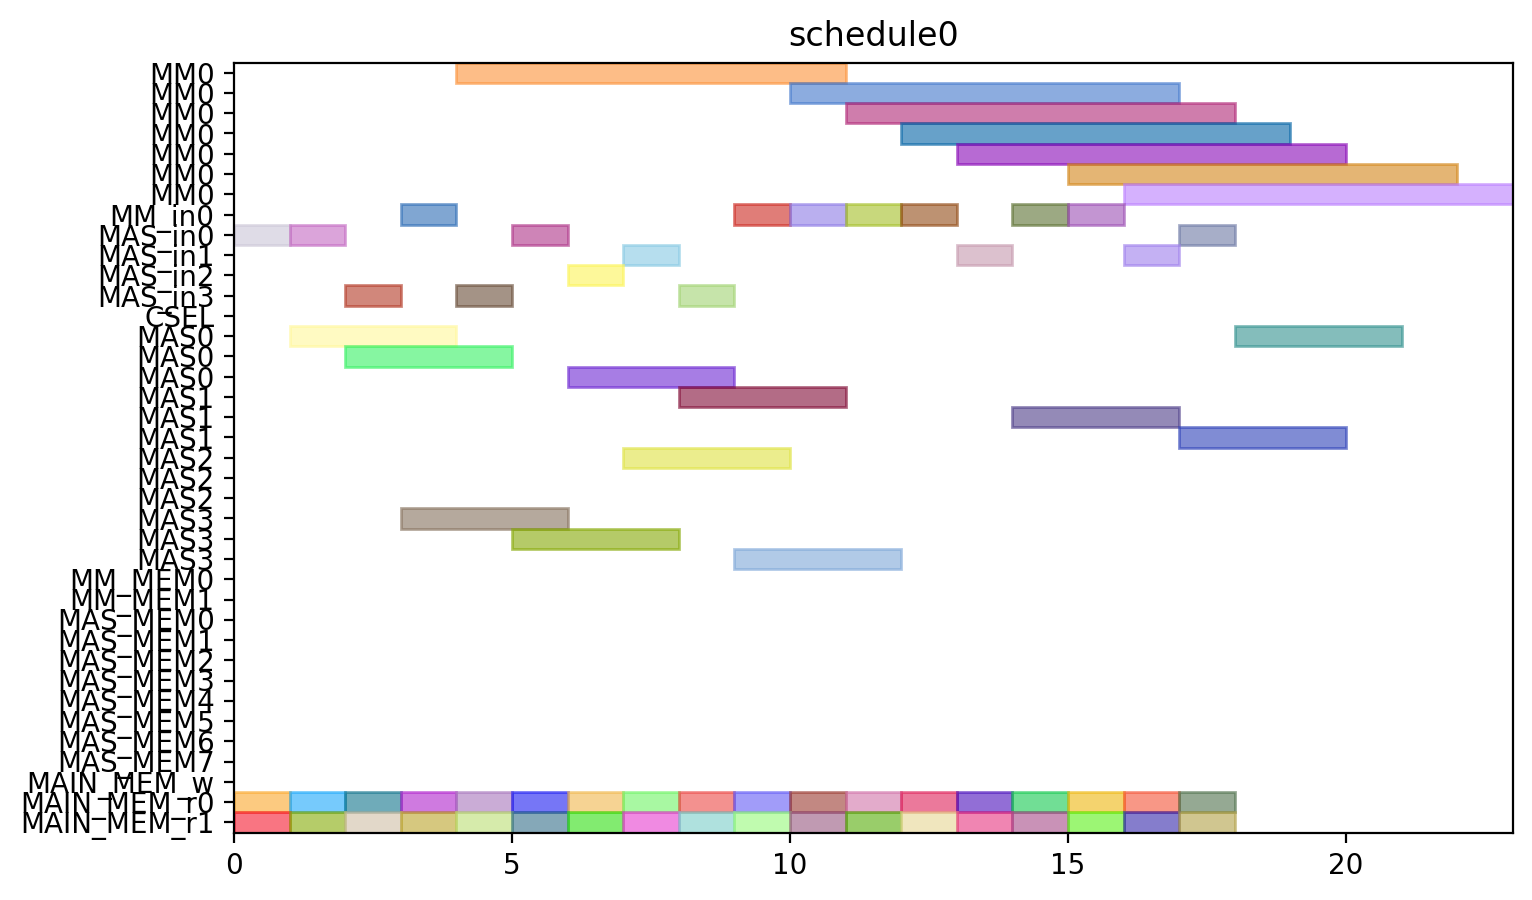

Write Python code to recreate this figure.
from pyschedule import Scenario, solvers, plotters, alt


def solve():
	horizon = 120
	S = Scenario("schedule0", horizon=horizon)

	# resource
	MM = S.Resources('MM', num=1, size=7)
	MM_in = S.Resources('MM_in', num=1)
	MAS_in = S.Resources('MAS_in', num=4)
	CSEL = S.Resource('CSEL')
	MAS = S.Resources('MAS', num=4, size=3, periods=range(1, horizon))
	MM_MEM = S.Resources('MM_MEM', num=2)
	MAS_MEM = S.Resources('MAS_MEM', num=8)
	MAIN_MEM_w = S.Resource('MAIN_MEM_w', size=1)
	MAIN_MEM_r = S.Resources('MAIN_MEM_r', num=2)

	# result of previous scheduling

	# new tasks
	t0_t0 = S.Task('t0_t0', length=3, delay_cost=1)
	t0_t0 += alt(MAS)
	t0_t0_in = S.Task('t0_t0_in', length=1, delay_cost=1)
	t0_t0_in += alt(MAS_in)
	S += t0_t0_in*MAS_in[0]<=t0_t0*MAS[0]

	S += t0_t0_in*MAS_in[1]<=t0_t0*MAS[1]

	S += t0_t0_in*MAS_in[2]<=t0_t0*MAS[2]

	S += t0_t0_in*MAS_in[3]<=t0_t0*MAS[3]

	t0_t0_mem0 = S.Task('t0_t0_mem0', length=1, delay_cost=1)
	t0_t0_mem0 += MAIN_MEM_r[0]
	S += t0_t0_mem0 <= t0_t0

	t0_t0_mem1 = S.Task('t0_t0_mem1', length=1, delay_cost=1)
	t0_t0_mem1 += MAIN_MEM_r[1]
	S += t0_t0_mem1 <= t0_t0

	t0_t1 = S.Task('t0_t1', length=3, delay_cost=1)
	t0_t1 += alt(MAS)
	t0_t1_in = S.Task('t0_t1_in', length=1, delay_cost=1)
	t0_t1_in += alt(MAS_in)
	S += t0_t1_in*MAS_in[0]<=t0_t1*MAS[0]

	S += t0_t1_in*MAS_in[1]<=t0_t1*MAS[1]

	S += t0_t1_in*MAS_in[2]<=t0_t1*MAS[2]

	S += t0_t1_in*MAS_in[3]<=t0_t1*MAS[3]

	t0_t1_mem0 = S.Task('t0_t1_mem0', length=1, delay_cost=1)
	t0_t1_mem0 += MAIN_MEM_r[0]
	S += t0_t1_mem0 <= t0_t1

	t0_t1_mem1 = S.Task('t0_t1_mem1', length=1, delay_cost=1)
	t0_t1_mem1 += MAIN_MEM_r[1]
	S += t0_t1_mem1 <= t0_t1

	t0_t3 = S.Task('t0_t3', length=7, delay_cost=1)
	t0_t3 += alt(MM)
	t0_t3_in = S.Task('t0_t3_in', length=1, delay_cost=1)
	t0_t3_in += alt(MM_in)
	S += t0_t3_in*MM_in[0]<=t0_t3*MM[0]
	t0_t3_mem0 = S.Task('t0_t3_mem0', length=1, delay_cost=1)
	t0_t3_mem0 += MAIN_MEM_r[0]
	S += t0_t3_mem0 <= t0_t3

	t0_t3_mem1 = S.Task('t0_t3_mem1', length=1, delay_cost=1)
	t0_t3_mem1 += MAIN_MEM_r[1]
	S += t0_t3_mem1 <= t0_t3

	t1_t0 = S.Task('t1_t0', length=3, delay_cost=1)
	t1_t0 += alt(MAS)
	t1_t0_in = S.Task('t1_t0_in', length=1, delay_cost=1)
	t1_t0_in += alt(MAS_in)
	S += t1_t0_in*MAS_in[0]<=t1_t0*MAS[0]

	S += t1_t0_in*MAS_in[1]<=t1_t0*MAS[1]

	S += t1_t0_in*MAS_in[2]<=t1_t0*MAS[2]

	S += t1_t0_in*MAS_in[3]<=t1_t0*MAS[3]

	t1_t0_mem0 = S.Task('t1_t0_mem0', length=1, delay_cost=1)
	t1_t0_mem0 += MAIN_MEM_r[0]
	S += t1_t0_mem0 <= t1_t0

	t1_t0_mem1 = S.Task('t1_t0_mem1', length=1, delay_cost=1)
	t1_t0_mem1 += MAIN_MEM_r[1]
	S += t1_t0_mem1 <= t1_t0

	t1_t1 = S.Task('t1_t1', length=3, delay_cost=1)
	t1_t1 += alt(MAS)
	t1_t1_in = S.Task('t1_t1_in', length=1, delay_cost=1)
	t1_t1_in += alt(MAS_in)
	S += t1_t1_in*MAS_in[0]<=t1_t1*MAS[0]

	S += t1_t1_in*MAS_in[1]<=t1_t1*MAS[1]

	S += t1_t1_in*MAS_in[2]<=t1_t1*MAS[2]

	S += t1_t1_in*MAS_in[3]<=t1_t1*MAS[3]

	t1_t1_mem0 = S.Task('t1_t1_mem0', length=1, delay_cost=1)
	t1_t1_mem0 += MAIN_MEM_r[0]
	S += t1_t1_mem0 <= t1_t1

	t1_t1_mem1 = S.Task('t1_t1_mem1', length=1, delay_cost=1)
	t1_t1_mem1 += MAIN_MEM_r[1]
	S += t1_t1_mem1 <= t1_t1

	t1_t3 = S.Task('t1_t3', length=7, delay_cost=1)
	t1_t3 += alt(MM)
	t1_t3_in = S.Task('t1_t3_in', length=1, delay_cost=1)
	t1_t3_in += alt(MM_in)
	S += t1_t3_in*MM_in[0]<=t1_t3*MM[0]
	t1_t3_mem0 = S.Task('t1_t3_mem0', length=1, delay_cost=1)
	t1_t3_mem0 += MAIN_MEM_r[0]
	S += t1_t3_mem0 <= t1_t3

	t1_t3_mem1 = S.Task('t1_t3_mem1', length=1, delay_cost=1)
	t1_t3_mem1 += MAIN_MEM_r[1]
	S += t1_t3_mem1 <= t1_t3

	t2_t2 = S.Task('t2_t2', length=3, delay_cost=1)
	t2_t2 += alt(MAS)
	t2_t2_in = S.Task('t2_t2_in', length=1, delay_cost=1)
	t2_t2_in += alt(MAS_in)
	S += t2_t2_in*MAS_in[0]<=t2_t2*MAS[0]

	S += t2_t2_in*MAS_in[1]<=t2_t2*MAS[1]

	S += t2_t2_in*MAS_in[2]<=t2_t2*MAS[2]

	S += t2_t2_in*MAS_in[3]<=t2_t2*MAS[3]

	t2_t2_mem0 = S.Task('t2_t2_mem0', length=1, delay_cost=1)
	t2_t2_mem0 += MAIN_MEM_r[0]
	S += t2_t2_mem0 <= t2_t2

	t2_t2_mem1 = S.Task('t2_t2_mem1', length=1, delay_cost=1)
	t2_t2_mem1 += MAIN_MEM_r[1]
	S += t2_t2_mem1 <= t2_t2

	t5_t0 = S.Task('t5_t0', length=7, delay_cost=1)
	t5_t0 += alt(MM)
	t5_t0_in = S.Task('t5_t0_in', length=1, delay_cost=1)
	t5_t0_in += alt(MM_in)
	S += t5_t0_in*MM_in[0]<=t5_t0*MM[0]
	t5_t0_mem0 = S.Task('t5_t0_mem0', length=1, delay_cost=1)
	t5_t0_mem0 += MAIN_MEM_r[0]
	S += t5_t0_mem0 <= t5_t0

	t5_t0_mem1 = S.Task('t5_t0_mem1', length=1, delay_cost=1)
	t5_t0_mem1 += MAIN_MEM_r[1]
	S += t5_t0_mem1 <= t5_t0

	t5_t1 = S.Task('t5_t1', length=7, delay_cost=1)
	t5_t1 += alt(MM)
	t5_t1_in = S.Task('t5_t1_in', length=1, delay_cost=1)
	t5_t1_in += alt(MM_in)
	S += t5_t1_in*MM_in[0]<=t5_t1*MM[0]
	t5_t1_mem0 = S.Task('t5_t1_mem0', length=1, delay_cost=1)
	t5_t1_mem0 += MAIN_MEM_r[0]
	S += t5_t1_mem0 <= t5_t1

	t5_t1_mem1 = S.Task('t5_t1_mem1', length=1, delay_cost=1)
	t5_t1_mem1 += MAIN_MEM_r[1]
	S += t5_t1_mem1 <= t5_t1

	t5_t2 = S.Task('t5_t2', length=3, delay_cost=1)
	t5_t2 += alt(MAS)
	t5_t2_in = S.Task('t5_t2_in', length=1, delay_cost=1)
	t5_t2_in += alt(MAS_in)
	S += t5_t2_in*MAS_in[0]<=t5_t2*MAS[0]

	S += t5_t2_in*MAS_in[1]<=t5_t2*MAS[1]

	S += t5_t2_in*MAS_in[2]<=t5_t2*MAS[2]

	S += t5_t2_in*MAS_in[3]<=t5_t2*MAS[3]

	t5_t2_mem0 = S.Task('t5_t2_mem0', length=1, delay_cost=1)
	t5_t2_mem0 += MAIN_MEM_r[0]
	S += t5_t2_mem0 <= t5_t2

	t5_t2_mem1 = S.Task('t5_t2_mem1', length=1, delay_cost=1)
	t5_t2_mem1 += MAIN_MEM_r[1]
	S += t5_t2_mem1 <= t5_t2

	t5_t3 = S.Task('t5_t3', length=3, delay_cost=1)
	t5_t3 += alt(MAS)
	t5_t3_in = S.Task('t5_t3_in', length=1, delay_cost=1)
	t5_t3_in += alt(MAS_in)
	S += t5_t3_in*MAS_in[0]<=t5_t3*MAS[0]

	S += t5_t3_in*MAS_in[1]<=t5_t3*MAS[1]

	S += t5_t3_in*MAS_in[2]<=t5_t3*MAS[2]

	S += t5_t3_in*MAS_in[3]<=t5_t3*MAS[3]

	t5_t3_mem0 = S.Task('t5_t3_mem0', length=1, delay_cost=1)
	t5_t3_mem0 += MAIN_MEM_r[0]
	S += t5_t3_mem0 <= t5_t3

	t5_t3_mem1 = S.Task('t5_t3_mem1', length=1, delay_cost=1)
	t5_t3_mem1 += MAIN_MEM_r[1]
	S += t5_t3_mem1 <= t5_t3

	t7_t0 = S.Task('t7_t0', length=3, delay_cost=1)
	t7_t0 += alt(MAS)
	t7_t0_in = S.Task('t7_t0_in', length=1, delay_cost=1)
	t7_t0_in += alt(MAS_in)
	S += t7_t0_in*MAS_in[0]<=t7_t0*MAS[0]

	S += t7_t0_in*MAS_in[1]<=t7_t0*MAS[1]

	S += t7_t0_in*MAS_in[2]<=t7_t0*MAS[2]

	S += t7_t0_in*MAS_in[3]<=t7_t0*MAS[3]

	t7_t0_mem0 = S.Task('t7_t0_mem0', length=1, delay_cost=1)
	t7_t0_mem0 += MAIN_MEM_r[0]
	S += t7_t0_mem0 <= t7_t0

	t7_t0_mem1 = S.Task('t7_t0_mem1', length=1, delay_cost=1)
	t7_t0_mem1 += MAIN_MEM_r[1]
	S += t7_t0_mem1 <= t7_t0

	t7_t1 = S.Task('t7_t1', length=3, delay_cost=1)
	t7_t1 += alt(MAS)
	t7_t1_in = S.Task('t7_t1_in', length=1, delay_cost=1)
	t7_t1_in += alt(MAS_in)
	S += t7_t1_in*MAS_in[0]<=t7_t1*MAS[0]

	S += t7_t1_in*MAS_in[1]<=t7_t1*MAS[1]

	S += t7_t1_in*MAS_in[2]<=t7_t1*MAS[2]

	S += t7_t1_in*MAS_in[3]<=t7_t1*MAS[3]

	t7_t1_mem0 = S.Task('t7_t1_mem0', length=1, delay_cost=1)
	t7_t1_mem0 += MAIN_MEM_r[0]
	S += t7_t1_mem0 <= t7_t1

	t7_t1_mem1 = S.Task('t7_t1_mem1', length=1, delay_cost=1)
	t7_t1_mem1 += MAIN_MEM_r[1]
	S += t7_t1_mem1 <= t7_t1

	t7_t3 = S.Task('t7_t3', length=7, delay_cost=1)
	t7_t3 += alt(MM)
	t7_t3_in = S.Task('t7_t3_in', length=1, delay_cost=1)
	t7_t3_in += alt(MM_in)
	S += t7_t3_in*MM_in[0]<=t7_t3*MM[0]
	t7_t3_mem0 = S.Task('t7_t3_mem0', length=1, delay_cost=1)
	t7_t3_mem0 += MAIN_MEM_r[0]
	S += t7_t3_mem0 <= t7_t3

	t7_t3_mem1 = S.Task('t7_t3_mem1', length=1, delay_cost=1)
	t7_t3_mem1 += MAIN_MEM_r[1]
	S += t7_t3_mem1 <= t7_t3

	t10_t0 = S.Task('t10_t0', length=7, delay_cost=1)
	t10_t0 += alt(MM)
	t10_t0_in = S.Task('t10_t0_in', length=1, delay_cost=1)
	t10_t0_in += alt(MM_in)
	S += t10_t0_in*MM_in[0]<=t10_t0*MM[0]
	t10_t0_mem0 = S.Task('t10_t0_mem0', length=1, delay_cost=1)
	t10_t0_mem0 += MAIN_MEM_r[0]
	S += t10_t0_mem0 <= t10_t0

	t10_t0_mem1 = S.Task('t10_t0_mem1', length=1, delay_cost=1)
	t10_t0_mem1 += MAIN_MEM_r[1]
	S += t10_t0_mem1 <= t10_t0

	t10_t1 = S.Task('t10_t1', length=7, delay_cost=1)
	t10_t1 += alt(MM)
	t10_t1_in = S.Task('t10_t1_in', length=1, delay_cost=1)
	t10_t1_in += alt(MM_in)
	S += t10_t1_in*MM_in[0]<=t10_t1*MM[0]
	t10_t1_mem0 = S.Task('t10_t1_mem0', length=1, delay_cost=1)
	t10_t1_mem0 += MAIN_MEM_r[0]
	S += t10_t1_mem0 <= t10_t1

	t10_t1_mem1 = S.Task('t10_t1_mem1', length=1, delay_cost=1)
	t10_t1_mem1 += MAIN_MEM_r[1]
	S += t10_t1_mem1 <= t10_t1

	t10_t2 = S.Task('t10_t2', length=3, delay_cost=1)
	t10_t2 += alt(MAS)
	t10_t2_in = S.Task('t10_t2_in', length=1, delay_cost=1)
	t10_t2_in += alt(MAS_in)
	S += t10_t2_in*MAS_in[0]<=t10_t2*MAS[0]

	S += t10_t2_in*MAS_in[1]<=t10_t2*MAS[1]

	S += t10_t2_in*MAS_in[2]<=t10_t2*MAS[2]

	S += t10_t2_in*MAS_in[3]<=t10_t2*MAS[3]

	t10_t2_mem0 = S.Task('t10_t2_mem0', length=1, delay_cost=1)
	t10_t2_mem0 += MAIN_MEM_r[0]
	S += t10_t2_mem0 <= t10_t2

	t10_t2_mem1 = S.Task('t10_t2_mem1', length=1, delay_cost=1)
	t10_t2_mem1 += MAIN_MEM_r[1]
	S += t10_t2_mem1 <= t10_t2

	t10_t3 = S.Task('t10_t3', length=3, delay_cost=1)
	t10_t3 += alt(MAS)
	t10_t3_in = S.Task('t10_t3_in', length=1, delay_cost=1)
	t10_t3_in += alt(MAS_in)
	S += t10_t3_in*MAS_in[0]<=t10_t3*MAS[0]

	S += t10_t3_in*MAS_in[1]<=t10_t3*MAS[1]

	S += t10_t3_in*MAS_in[2]<=t10_t3*MAS[2]

	S += t10_t3_in*MAS_in[3]<=t10_t3*MAS[3]

	t10_t3_mem0 = S.Task('t10_t3_mem0', length=1, delay_cost=1)
	t10_t3_mem0 += MAIN_MEM_r[0]
	S += t10_t3_mem0 <= t10_t3

	t10_t3_mem1 = S.Task('t10_t3_mem1', length=1, delay_cost=1)
	t10_t3_mem1 += MAIN_MEM_r[1]
	S += t10_t3_mem1 <= t10_t3

	solvers.mip.solve(S,msg=1,kind='CPLEX',ratio_gap=1.01)

	solution = [['hoge']*len(S.solution()[1]) for i in range(len(S.solution()))]
	for i in range(len(S.solution())):
		for j in range(len(S.solution()[i])):
			solution[i][j]=str(S.solution()[i][j])
	print(solution)

	cycles = int(solution[-1][3])

	pic_file_name = "/home/mfukuda/ABE/multiRAM_multiMAS_16mux/scheduling_result/stage7MM1_stage3MAS4/EP2_DBL_w_EVAL/schedule0.png"
	if(S.solution() != []):
		plotters.matplotlib.plot(S,img_filename=pic_file_name, show_task_labels=False, fig_size=(cycles*0.25+3, 5))

	return solution
